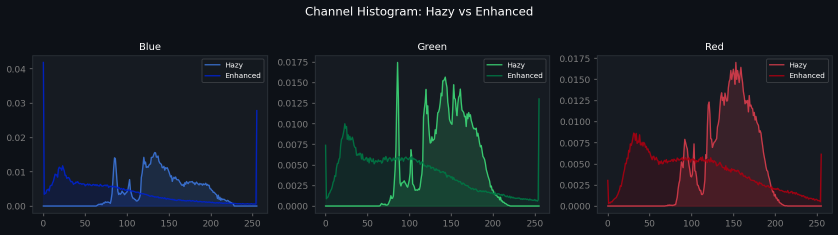
#> input picture histogram_comparison.png, 1676 x 470 px (shown at 1/2 size)
$ python -i haze_pipeline.py   (imports and definitions only)   (older library calls are emulated)
#> lines starting #> are read from the running program, lines starting #| are printed output that depends on the picture
"""
Smoke Density Estimation & Air Quality Monitoring
Pipeline: DCP Haze Removal + CLAHE Clarity Enhancement
Dataset: RESIDE Indoor Haze (1399 images)
"""

import cv2
import numpy as np
from pathlib import Path
import json
import time


# ─────────────────────────────────────────────
# 1. DARK CHANNEL PRIOR (DCP) HAZE REMOVAL
# ─────────────────────────────────────────────

def dark_channel(image, patch_size=15):
    """Compute the dark channel of a hazy image."""
    min_channel = np.min(image, axis=2)
    kernel = cv2.getStructuringElement(
        cv2.MORPH_RECT, (patch_size, patch_size)
    )
    dark = cv2.erode(min_channel, kernel)
    return dark


def estimate_atmospheric_light(image, dark_ch, top_percent=0.001):
    """Estimate global atmospheric light A from brightest dark channel pixels."""
    h, w = dark_ch.shape
    num_pixels = h * w
    num_brightest = max(int(num_pixels * top_percent), 1)

    flat_dark = dark_ch.flatten()
    flat_image = image.reshape(-1, 3)

    indices = np.argsort(flat_dark)[-num_brightest:]
    brightest_pixels = flat_image[indices]
    atmospheric_light = np.max(brightest_pixels, axis=0)
    return atmospheric_light.astype(np.float64)


def estimate_transmission(image, atmospheric_light, omega=0.95, patch_size=15):
    """Estimate transmission map t(x) = 1 - omega * dark_channel(I/A)."""
    img_norm = image.astype(np.float64) / (atmospheric_light + 1e-6)
    img_norm = np.clip(img_norm, 0, 1)
    dark_norm = dark_channel(img_norm, patch_size)
    transmission = 1.0 - omega * dark_norm
    return transmission


def guided_filter(guide, src, radius=60, eps=1e-3):
    """Fast guided filter for transmission map refinement."""
    guide = guide.astype(np.float64) / 255.0
    src = src.astype(np.float64)

    mean_guide = cv2.boxFilter(guide, -1, (radius, radius))
    mean_src = cv2.boxFilter(src, -1, (radius, radius))
    mean_gs = cv2.boxFilter(guide * src, -1, (radius, radius))
    cov_gs = mean_gs - mean_guide * mean_src

    mean_gg = cv2.boxFilter(guide * guide, -1, (radius, radius))
    var_g = mean_gg - mean_guide * mean_guide

    a = cov_gs / (var_g + eps)
    b = mean_src - a * mean_guide

    mean_a = cv2.boxFilter(a, -1, (radius, radius))
    mean_b = cv2.boxFilter(b, -1, (radius, radius))

    output = mean_a * guide + mean_b
    return output


def recover_scene_radiance(image, transmission, atmospheric_light, t0=0.1):
    """Recover haze-free scene radiance J(x)."""
    image = image.astype(np.float64)
    t = np.maximum(transmission, t0)
    t3 = np.stack([t, t, t], axis=2)

    J = (image - atmospheric_light) / t3 + atmospheric_light
    J = np.clip(J, 0, 255).astype(np.uint8)
    return J


def dcp_dehaze(image, patch_size=15, omega=0.95, guided=True):
    """Full DCP dehazing pipeline."""
    dark_ch = dark_channel(image, patch_size)
    atm_light = estimate_atmospheric_light(image, dark_ch)
    transmission = estimate_transmission(image, atm_light, omega, patch_size)

    if guided:
        gray = cv2.cvtColor(image, cv2.COLOR_BGR2GRAY)
        transmission = guided_filter(gray, transmission)

    dehazed = recover_scene_radiance(image, transmission, atm_light)
    return dehazed, transmission, atm_light


# ─────────────────────────────────────────────
# 2. CLAHE CLARITY ENHANCER
# ─────────────────────────────────────────────

def clahe_enhance(image, clip_limit=3.0, tile_grid=(8, 8)):
    """Apply CLAHE on L channel of LAB colorspace for perceptual enhancement."""
    lab = cv2.cvtColor(image, cv2.COLOR_BGR2LAB)
    l_channel, a, b = cv2.split(lab)

    clahe = cv2.createCLAHE(clipLimit=clip_limit, tileGridSize=tile_grid)
    l_enhanced = clahe.apply(l_channel)

    enhanced_lab = cv2.merge([l_enhanced, a, b])
    enhanced = cv2.cvtColor(enhanced_lab, cv2.COLOR_LAB2BGR)
    return enhanced


def adaptive_sharpen(image, strength=0.5):
    """Unsharp masking for edge sharpening post-enhancement."""
    blurred = cv2.GaussianBlur(image, (0, 0), 3)
    sharpened = cv2.addWeighted(image, 1 + strength, blurred, -strength, 0)
    return sharpened


# ─────────────────────────────────────────────
# 3. SMOKE DENSITY METRICS
# ─────────────────────────────────────────────

def compute_smoke_density(image, transmission):
    """
    Estimate smoke/haze density from transmission map.
    Density = 1 - mean(transmission) → higher = more haze.
    """
    density = 1.0 - np.mean(transmission)
    return float(np.clip(density, 0, 1))


def compute_visibility_score(image):
    """
    Visibility metric based on image gradient energy (Laplacian variance).
    Higher = sharper/clearer image.
    """
    gray = cv2.cvtColor(image, cv2.COLOR_BGR2GRAY)
    lap = cv2.Laplacian(gray, cv2.CV_64F)
    score = np.var(lap)
    return float(score)


def compute_contrast_ratio(image):
    """Michelson contrast ratio of luminance channel."""
    gray = cv2.cvtColor(image, cv2.COLOR_BGR2GRAY).astype(float)
    lmax, lmin = gray.max(), gray.min()
    if lmax + lmin == 0:
        return 0.0
    return float((lmax - lmin) / (lmax + lmin))


def compute_fog_density_index(image):
    """
    FDI: Ratio of near-white pixels (typical haze signature).
    Normalized 0–1; higher = more fog/smoke.
    """
    gray = cv2.cvtColor(image, cv2.COLOR_BGR2GRAY)
    white_pixels = np.sum(gray > 200)
    fdi = white_pixels / gray.size
    return float(fdi)


def estimate_aqi_from_density(smoke_density):
    """
    Heuristic mapping: smoke density → AQI band.
    Based on PM2.5 correlations from RESIDE benchmark literature.
    """
    d = smoke_density
    if d < 0.15:
        return {"aqi": int(d * 333), "category": "Good",         "color": "#00e400"}
    elif d < 0.30:
        return {"aqi": int(51 + (d - 0.15) * 660), "category": "Moderate",      "color": "#ffff00"}
    elif d < 0.50:
        return {"aqi": int(101 + (d - 0.30) * 500),"category": "Unhealthy (Sensitive)", "color": "#ff7e00"}
    elif d < 0.70:
        return {"aqi": int(151 + (d - 0.50) * 500),"category": "Unhealthy",     "color": "#ff0000"}
    elif d < 0.85:
        return {"aqi": int(201 + (d - 0.70) * 667),"category": "Very Unhealthy","color": "#8f3f97"}
    else:
        return {"aqi": int(301 + (d - 0.85) * 1327),"category": "Hazardous",    "color": "#7e0023"}


# ─────────────────────────────────────────────
# 4. FULL PROCESSING PIPELINE
# ─────────────────────────────────────────────

def process_image(image_path, output_dir=None):
    """
    Full pipeline:
      1. Load hazy image
      2. DCP dehazing
      3. CLAHE + sharpen enhancement
      4. Compute all metrics
      5. Save outputs if output_dir given
    Returns metrics dict.
    """
#> called with image_path = 'histogram_comparison.png'
    img_path = Path(image_path)
    image = cv2.imread(str(img_path))
#> image is the input picture: shape (470, 1676, 3); mean B, G, R 34.8, 28.5, 24
    if image is None:
        raise ValueError(f"Cannot read image: {image_path}")

    t0 = time.time()

    # ── Step 1: DCP Haze Removal
    dehazed, transmission, atm_light = dcp_dehaze(image)
#> in dark_channel, `dark = cv2.erode(min_channel, kernel)`:
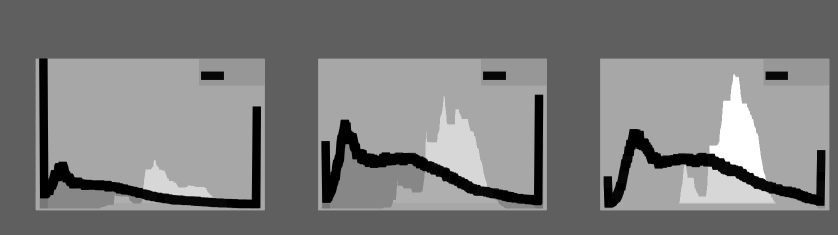
#> dark: shape (470, 1676) (shown at 1/2 size); min 1, max 33, mean 16.5; drawn with min black and max white
#> in estimate_atmospheric_light, `indices = np.argsort(flat_dark)[-num_brightest:]`: indices = 787 values, max 581423 at index 504, min 254543 at index 761, mean 427705.1
#> in estimate_atmospheric_light, `brightest_pixels = flat_image[indices]`: brightest_pixels = 787 rows, first 8: [41, 33, 56], [41, 33, 56], [41, 33, 56], [41, 33, 56], [41, 33, 56], [41, 33, 56], [41, 33, 56], [41, 33, 56]
#> in estimate_atmospheric_light, `atmospheric_light = np.max(brightest_pixels, axis=0)`: atmospheric_light = [73, 58, 203]
#> in estimate_transmission, `transmission = 1.0 - omega * dark_norm`:
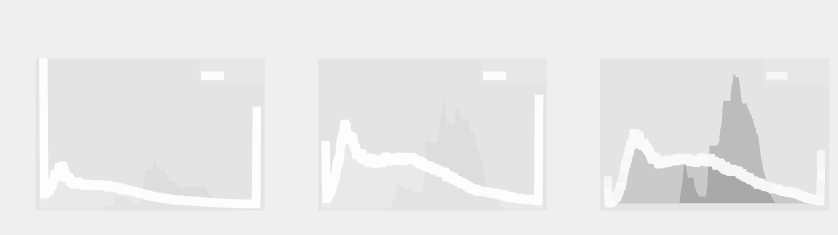
#> transmission: shape (470, 1676) float64 (shown at 1/2 size); min 0.663, max 0.995, mean 0.917
#> in guided_filter, `mean_gs = cv2.boxFilter(guide * src, -1, (radius, radius))`:
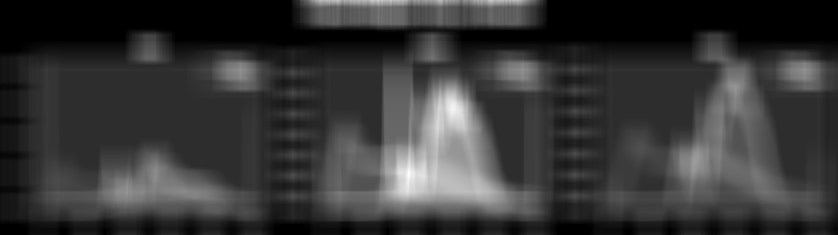
#> mean_gs: shape (470, 1676) float64 (shown at 1/2 size); min 0.0589, max 0.242, mean 0.0986; drawn with min black and max white
#> in guided_filter, `var_g = mean_gg - mean_guide * mean_guide`:
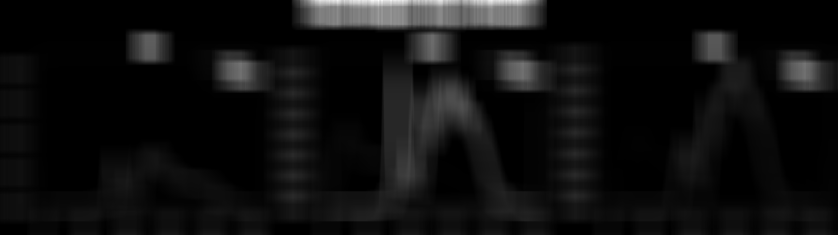
#> var_g: shape (470, 1676) float64 (shown at 1/2 size); min -3.42e-16, max 0.104, mean 0.00633; drawn with min black and max white
#> in guided_filter, `a = cov_gs / (var_g + eps)`:
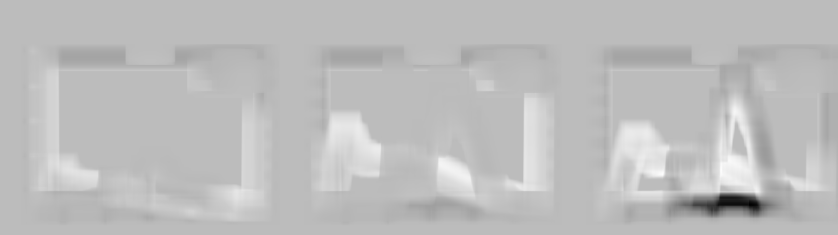
#> a: shape (470, 1676) float64 (shown at 1/2 size); min -1.39, max 0.496, mean 0.00879; drawn with min black and max white
#> in guided_filter, `mean_a = cv2.boxFilter(a, -1, (radius, radius))`:
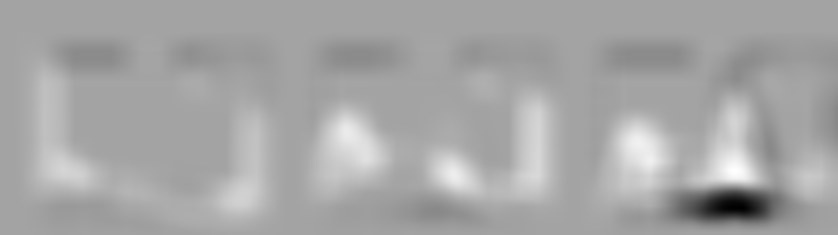
#> mean_a: shape (470, 1676) float64 (shown at 1/2 size); min -0.645, max 0.358, mean 0.00881; drawn with min black and max white
#> atm_light = [73, 58, 203]

    # ── Step 2: CLAHE Enhancement
    enhanced = clahe_enhance(dehazed, clip_limit=3.0)
#> in clahe_enhance, `lab = cv2.cvtColor(image, cv2.COLOR_BGR2LAB)`: lab: shape (470, 1676, 3); mean of channels 0, 1, 2 20.8, 124.7, 123
#> in clahe_enhance, `enhanced_lab = cv2.merge([l_enhanced, a, b])`: enhanced_lab: shape (470, 1676, 3); mean of channels 0, 1, 2 27.6, 124.7, 123
    enhanced = adaptive_sharpen(enhanced, strength=0.4)

    elapsed = time.time() - t0

    # ── Step 3: Metrics
    smoke_density    = compute_smoke_density(image, transmission)
#> in compute_smoke_density, `density = 1.0 - np.mean(transmission)`: density = 0.0829
#> smoke_density = 0.0829
    visibility_orig  = compute_visibility_score(image)
#> in compute_visibility_score, `lap = cv2.Laplacian(gray, cv2.CV_64F)`:
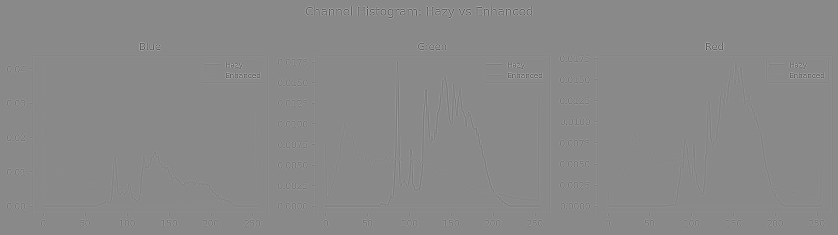
#> lap: shape (470, 1676) float64 (shown at 1/2 size); min -672, max 571, mean 0; drawn with min black and max white
#> in compute_visibility_score, `score = np.var(lap)`: score = 928.1
#> visibility_orig = 928.1
    visibility_enh   = compute_visibility_score(enhanced)
#> visibility_enh = 1800.3
    contrast_orig    = compute_contrast_ratio(image)
#> in compute_contrast_ratio, `lmax, lmin = gray.max(), gray.min()`: lmax = 255; lmin = 16
#> contrast_orig = 0.882
    contrast_enh     = compute_contrast_ratio(enhanced)
#> contrast_enh = 1
    fdi              = compute_fog_density_index(image)
#> in compute_fog_density_index, `white_pixels = np.sum(gray > 200)`: white_pixels = 2664
#> in compute_fog_density_index, `fdi = white_pixels / gray.size`: fdi = 0.00338
#> fdi = 0.00338
    aqi_info         = estimate_aqi_from_density(smoke_density)
#> in estimate_aqi_from_density, `d = smoke_density`: d = 0.0829
#> aqi_info = {'aqi': 27, 'category': 'Good', 'color': '#00e400'}

    visibility_gain  = ((visibility_enh - visibility_orig) / (visibility_orig + 1e-6)) * 100
#> visibility_gain = 93.98

    metrics = {
        "filename":        img_path.name,
        "smoke_density":   round(smoke_density, 4),
        "fog_density_idx": round(fdi, 4),
        "visibility_orig": round(visibility_orig, 2),
        "visibility_enh":  round(visibility_enh, 2),
        "visibility_gain_pct": round(visibility_gain, 1),
        "contrast_orig":   round(contrast_orig, 4),
        "contrast_enh":    round(contrast_enh, 4),
        "atm_light":       atm_light.tolist(),
        "aqi":             aqi_info["aqi"],
        "aqi_category":    aqi_info["category"],
        "aqi_color":       aqi_info["color"],
        "processing_time_s": round(elapsed, 3),
    }

    # ── Step 4: Save outputs
    if output_dir:
        out = Path(output_dir)
        out.mkdir(parents=True, exist_ok=True)
        stem = img_path.stem

        cv2.imwrite(str(out / f"{stem}_dehazed.png"),  dehazed)
        cv2.imwrite(str(out / f"{stem}_enhanced.png"), enhanced)

        # Transmission heatmap
        t_vis = (transmission * 255).astype(np.uint8)
        t_color = cv2.applyColorMap(t_vis, cv2.COLORMAP_JET)
        cv2.imwrite(str(out / f"{stem}_transmission.png"), t_color)

        # Side-by-side comparison
        h = min(image.shape[0], 400)
        scale = h / image.shape[0]
        w = int(image.shape[1] * scale)
        orig_r  = cv2.resize(image,    (w, h))
        enh_r   = cv2.resize(enhanced, (w, h))
        divider = np.ones((h, 4, 3), dtype=np.uint8) * 80
        comparison = np.hstack([orig_r, divider, enh_r])
        cv2.imwrite(str(out / f"{stem}_comparison.png"), comparison)

        with open(str(out / f"{stem}_metrics.json"), "w") as f:
            json.dump(metrics, f, indent=2)

    return metrics, image, dehazed, enhanced, transmission


# ─────────────────────────────────────────────
# 5. BATCH PROCESSING (RESIDE Dataset)
# ─────────────────────────────────────────────

# [66 lines left out: function batch_process_reside, not called in this run]


# [22 lines not run here, left out]

>>> result = process_image('histogram_comparison.png')
#> result = 5 items
